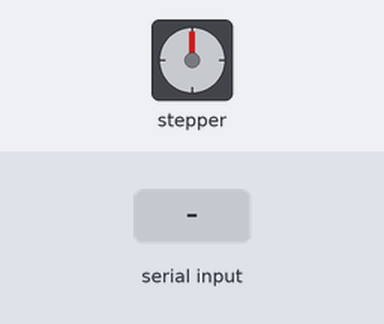
Bench run of a sketch on a simulated Arduino Uno, built with avr-gcc and run on an emulated ATmega328P. Parts: stepper motor. Wiring (inferred from the names in the program): stepper motor (2048 steps per turn assumed): coils pin 8, pin 9, pin 10, pin 11. Inputs (shaded band) come from the test bench. What the sketch prints to the serial monitor is not drawn.

Above: at 1.2 s.
1.3 s: "R" received over Serial
2.8 s: "r" received over Serial
Timing chart, 0 to 5.8 s (numbered marks = the images above; inputs shaded):
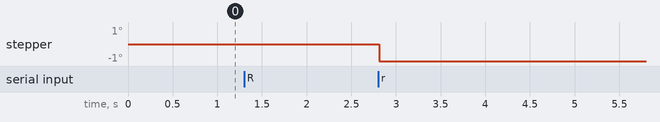

The sketch:

motor_serial_python.ino
```cpp
// Programa: Ponte H L298N com “giro leve” por comando
// Motor de passo controlado via comandos seriais 'R' (direita)

const int IN1 = 8;
const int IN2 = 9;
const int IN3 = 10;
const int IN4 = 11;

// Delay entre cada passo (ms)
const int tempo = 10;

// Quantos passos dar a cada comando
const int STEPS_PER_CLICK = 5;

// Guarda em que fase de 0 a 3 estamos
int currentStep = 0;

void setup() {
  pinMode(IN1, OUTPUT);
  pinMode(IN2, OUTPUT);
  pinMode(IN3, OUTPUT);
  pinMode(IN4, OUTPUT);

  Serial.begin(9600);
  Serial.println("Envie 'R' para girar poucos passos.");
}

// Executa um passo na sequência 0→1→2→3
void passo(int seq) {
  switch(seq) {
    case 0:
      digitalWrite(IN1, HIGH);
      digitalWrite(IN2, LOW);
      digitalWrite(IN3, LOW);
      digitalWrite(IN4, HIGH);
      break;
    case 1:
      digitalWrite(IN1, LOW);
      digitalWrite(IN2, HIGH);
      digitalWrite(IN3, LOW);
      digitalWrite(IN4, HIGH);
      break;
    case 2:
      digitalWrite(IN1, LOW);
      digitalWrite(IN2, HIGH);
      digitalWrite(IN3, HIGH);
      digitalWrite(IN4, LOW);
      break;
    case 3:
      digitalWrite(IN1, HIGH);
      digitalWrite(IN2, LOW);
      digitalWrite(IN3, HIGH);
      digitalWrite(IN4, LOW);
      break;
  }
  delay(tempo);
}

// Desliga as bobinas do motor (evita torque residual)
void desligarMotor() {
  digitalWrite(IN1, LOW);
  digitalWrite(IN2, LOW);
  digitalWrite(IN3, LOW);
  digitalWrite(IN4, LOW);
}

void loop() {
  if (Serial.available() > 0) {
    char c = Serial.read();

    if (c == 'R' || c == 'r') {
      for (int i = 0; i < STEPS_PER_CLICK; i++) {
        passo(currentStep);
        currentStep = (currentStep + 1) % 4;
      }

      desligarMotor();

      Serial.println("Pronto");

      while (Serial.available() > 0) {
        Serial.read();
      }
    }
  }
}
```

Measured:
- after the input at 1.3 s, every drawn part: stays the same
